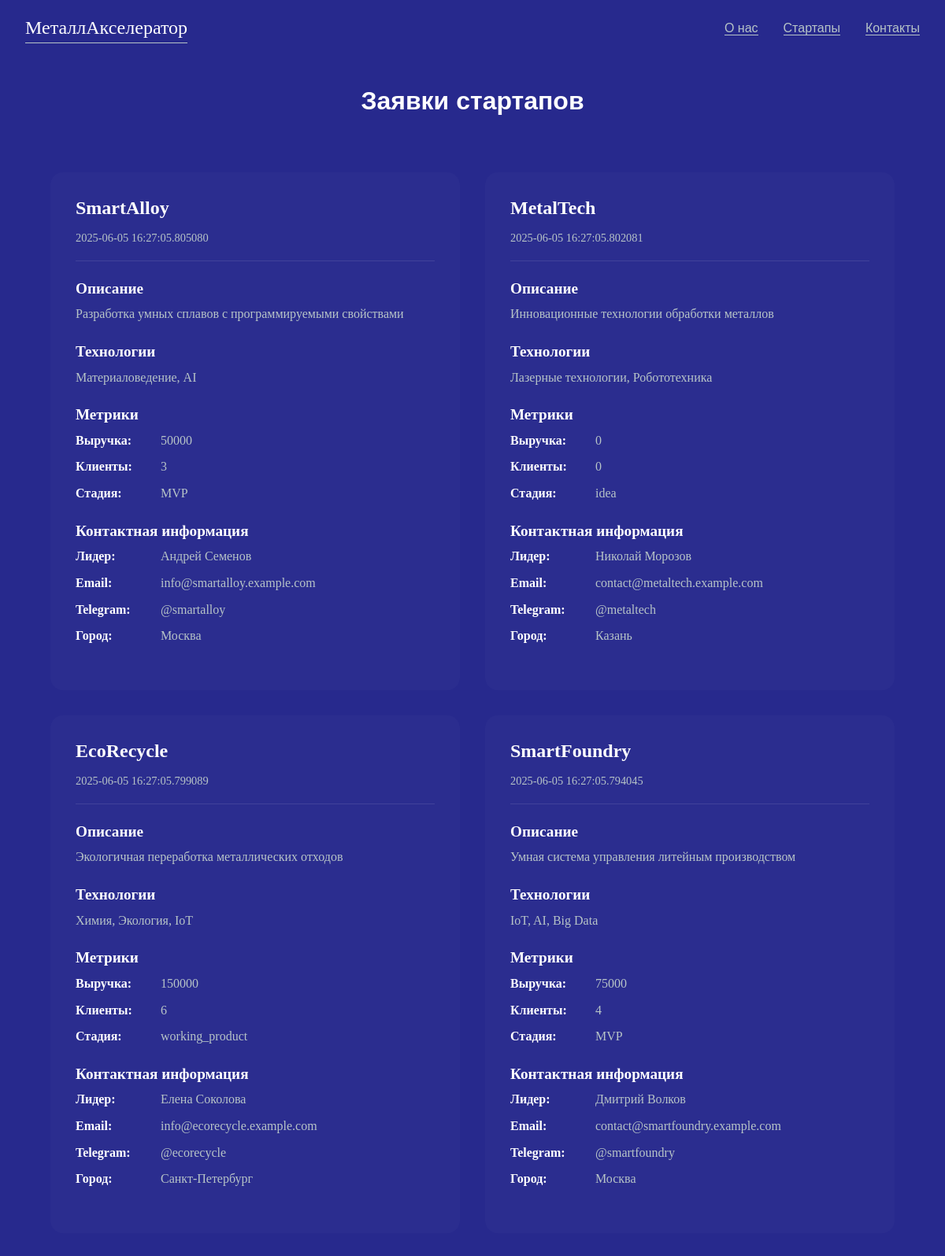
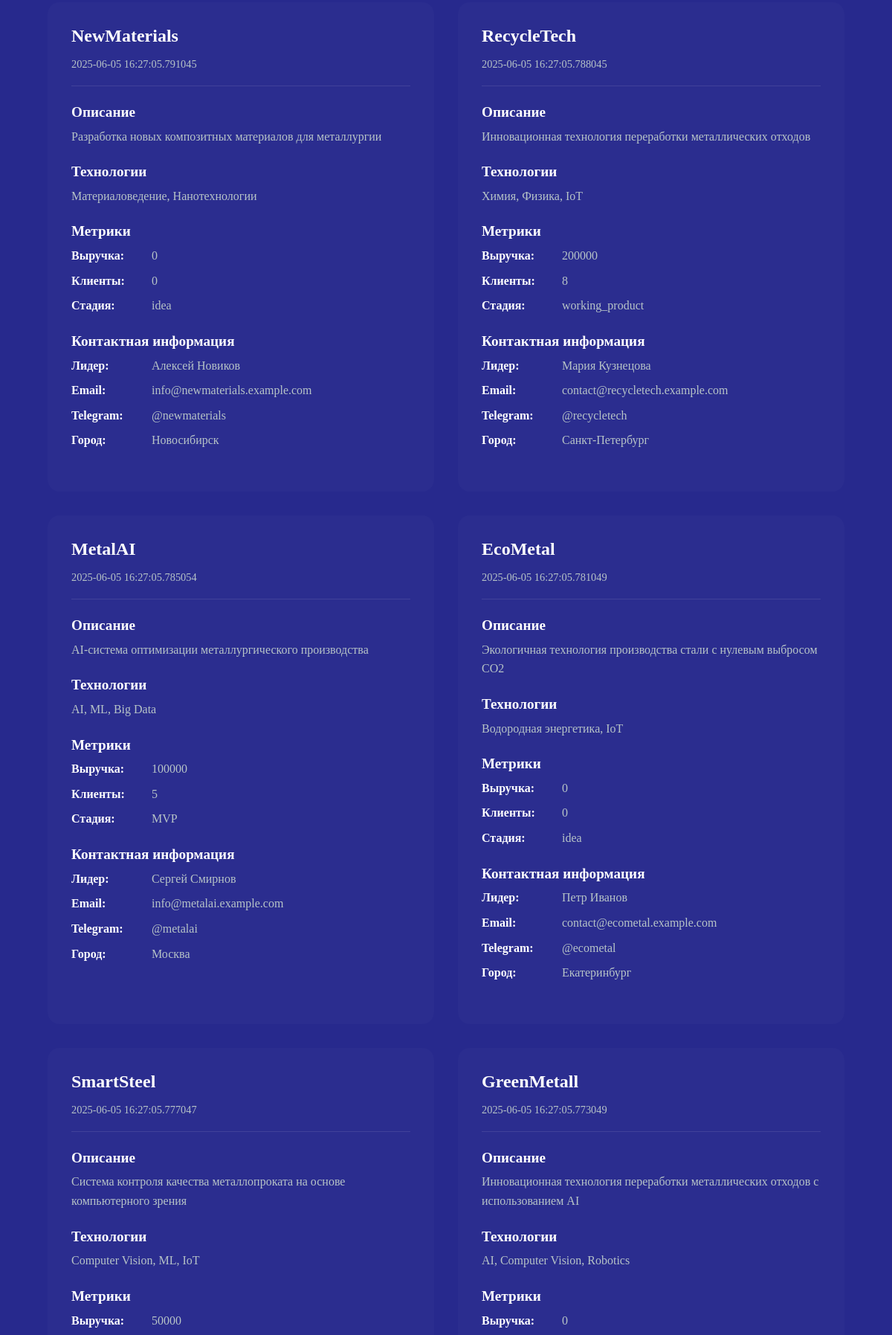
The app's page /applications (upper part) with its own data (2 pictures, top to bottom).
### models.py (models this page shows, shortened)
class StartupApplication(db.Model):
    id = db.Column(db.Integer, primary_key=True)
    created_at = db.Column(db.DateTime, default=datetime.utcnow)
    name = db.Column(db.String(200), nullable=False)
    short_description = db.Column(db.Text, nullable=False)
    full_description = db.Column(db.Text, nullable=False)
    market_segment = db.Column(db.String(200))
    key_technologies = db.Column(db.Text, nullable=False)
    project_stage = db.Column(db.String(100), nullable=False)  # idea, MVP, working product
    target_market = db.Column(db.Text, nullable=False)
    competitors = db.Column(db.Text, nullable=False)
    monthly_revenue = db.Column(db.String(100), nullable=False)
    customers_count = db.Column(db.String(100), nullable=False)
    website = db.Column(db.String(200))
    investment_request = db.Column(db.Text, nullable=False)
    investment_amount = db.Column(db.Float, nullable=False)  # Required investment amount
    investment_raised = db.Column(db.Float, default=0.0)  # Amount raised so far
    email = db.Column(db.String(100), nullable=False)
    leader_name = db.Column(db.String(200), nullable=False)
    telegram = db.Column(db.String(100), nullable=False)
    phone = db.Column(db.String(20), nullable=False)
    city = db.Column(db.String(100), nullable=False)
    inn = db.Column(db.String(20), nullable=False)
    source = db.Column(db.String(200), nullable=False)
    logo_url = db.Column(db.String(500))  # URL to startup logo
    geography = db.Column(db.String(200))  # Geographic location
    tags = db.relationship('Tag', secondary=startup_tags, lazy='subquery',
                          backref=db.backref('startups', lazy=True))

### app.py (the view)
@app.route('/applications')
def applications():
    applications = StartupApplication.query.order_by(StartupApplication.created_at.desc()).all()
    return render_template('applications.html', applications=applications)

### templates/applications.html (shortened to what this page needs)
<!DOCTYPE html>
<html lang="ru">
<head>
    <link rel="stylesheet" href="{{ url_for('static', filename='css/style.css') }}">
    <link rel="stylesheet" href="{{ url_for('static', filename='css/applications.css') }}">
</head>
<body>
    <header>
        <nav>
            <a href="/" class="logo">МеталлАкселератор</a>
            <ul>
                <li><a href="/#about">О нас</a></li>
                <li><a href="/#startups">Стартапы</a></li>
                <li><a href="/#contact">Контакты</a></li>
            </ul>
        </nav>
    </header>
    <main class="applications-page">
        <div class="applications-container">
            <h1>Заявки стартапов</h1>
            <div class="applications-grid">
                {% for application in applications %}
                <div class="application-card">
                    <div class="application-header">
                        <h2>{{ application.name }}</h2>
                        <span class="application-date">{{ application.created_at }}</span>
                    </div>
                    <div class="application-content">
                        <div class="application-section">
                            <h3>Описание</h3>
                            <p>{{ application.short_description }}</p>
                        </div>
                        <div class="application-section">
                            <h3>Технологии</h3>
                            <p>{{ application.key_technologies }}</p>
                        </div>
                        <div class="application-section">
                            <h3>Метрики</h3>
                            <ul>
                                <li><strong>Выручка:</strong> {{ application.monthly_revenue }}</li>
                                <li><strong>Клиенты:</strong> {{ application.customers_count }}</li>
                                <li><strong>Стадия:</strong> {{ application.project_stage }}</li>
                            </ul>
                        </div>
                        <div class="application-section">
                            <h3>Контактная информация</h3>
                            <ul>
                                <li><strong>Лидер:</strong> {{ application.leader_name }}</li>
                                <li><strong>Email:</strong> {{ application.email }}</li>
                                <li><strong>Telegram:</strong> {{ application.telegram }}</li>
                                <li><strong>Город:</strong> {{ application.city }}</li>
                            </ul>
                        </div>
                    </div>
                </div>
                {% endfor %}
            </div>
        </div>
    </main>
</body>
</html>

### static/css/style.css (style rules this page uses)
* { box-sizing: border-box; margin: 0; padding: 0; }
body { color: #fff; font-family: 'SoyuzGrotesk', Arial, Helvetica, sans-serif; line-height: 1.6; background: #27298d; }
header { width: 100%; padding: 1rem 2rem; background-color: #27298d; }
nav { display: flex; justify-content: space-between; align-items: center; max-width: 1280px; margin: 0 auto; }
.logo { color: #fff; font-family: 'SoyuzGrotesk'; font-size: 1.5em; text-decoration: none; transition: color 0.3s ease-out; }
nav ul { display: flex; gap: 2rem; list-style: none; }
nav a { border-bottom: 1px solid #B7C4C7; color: #B7C4C7; text-decoration: none; transition: opacity 0.3s; }
main { padding: 0 4em; overflow: hidden; }
h2 { margin-bottom: 0.25em; font-family: 'SoyuzGrotesk'; font-size: 3.5em; line-height: 1.1; }
h3 { margin-bottom: 0.25em; font-family: 'SoyuzGrotesk'; font-size: 3em; line-height: 1.1; }

### static/css/applications.css (style rules this page uses)
.applications-page { padding: 2em 4em; min-height: 100vh; }
.applications-container { max-width: 1200px; margin: 0 auto; }
.applications-container h1 { text-align: center; margin-bottom: 2em; }
.applications-grid { display: grid; grid-template-columns: repeat(auto-fit, minmax(350px, 1fr)); gap: 2em; }
.application-card { background: rgba(255, 255, 255, 0.02); border-radius: 16px; padding: 2em; transition: transform 0.3s ease-out, background-color 0.3s ease-out; }
.application-header { margin-bottom: 1.5em; padding-bottom: 1em; border-bottom: 1px solid rgba(255, 255, 255, 0.1); }
.application-header h2 { font-size: 1.5em; margin-bottom: 0.5em; color: #fff; }
.application-date { font-family: 'InterRegular'; color: #B7C4C7; font-size: 0.9em; }
.application-section { margin-bottom: 1.5em; }
.application-section h3 { font-family: 'SoyuzGrotesk'; font-size: 1.2em; color: #fff; margin-bottom: 0.5em; }
.application-section p { font-family: 'InterRegular'; color: #B7C4C7; line-height: 1.6; }
.application-section ul { list-style: none; padding: 0; }
.application-section li { font-family: 'InterRegular'; color: #B7C4C7; margin-bottom: 0.5em; display: flex; gap: 0.5em; }
.application-section li strong { color: #fff; min-width: 100px; }

### records on screen
StartupApplication: name "SmartAlloy", created_at "2025-06-05 16:27:05.805080", short_description "Разработка умных сплавов с программируемыми свойствами", key_technologies "Материаловедение, AI", monthly_revenue "50000", customers_count "3", project_stage "MVP", leader_name "Андрей Семенов", email "info@smartalloy.example.com", telegram "@smartalloy", city "Москва"
StartupApplication: name "MetalTech", created_at "2025-06-05 16:27:05.802081", short_description "Инновационные технологии обработки металлов", key_technologies "Лазерные технологии, Робототехника", monthly_revenue "0", customers_count "0", project_stage "idea", leader_name "Николай Морозов", email "contact@metaltech.example.com", telegram "@metaltech", city "Казань"
StartupApplication: name "EcoRecycle", created_at "2025-06-05 16:27:05.799089", short_description "Экологичная переработка металлических отходов", key_technologies "Химия, Экология, IoT", monthly_revenue "150000", customers_count "6", project_stage "working_product", leader_name "Елена Соколова", email "info@ecorecycle.example.com", telegram "@ecorecycle", city "Санкт-Петербург"
StartupApplication: name "SmartFoundry", created_at "2025-06-05 16:27:05.794045", short_description "Умная система управления литейным производством", key_technologies "IoT, AI, Big Data", monthly_revenue "75000", customers_count "4", project_stage "MVP", leader_name "Дмитрий Волков", email "contact@smartfoundry.example.com", telegram "@smartfoundry", city "Москва"
StartupApplication: name "NewMaterials", created_at "2025-06-05 16:27:05.791045", short_description "Разработка новых композитных материалов для металлургии", key_technologies "Материаловедение, Нанотехнологии", monthly_revenue "0", customers_count "0", project_stage "idea", leader_name "Алексей Новиков", email "info@newmaterials.example.com", telegram "@newmaterials", city "Новосибирск"
StartupApplication: name "RecycleTech", created_at "2025-06-05 16:27:05.788045", short_description "Инновационная технология переработки металлических отходов", key_technologies "Химия, Физика, IoT", monthly_revenue "200000", customers_count "8", project_stage "working_product", leader_name "Мария Кузнецова", email "contact@recycletech.example.com", telegram "@recycletech", city "Санкт-Петербург"
StartupApplication: name "MetalAI", created_at "2025-06-05 16:27:05.785054", short_description "AI-система оптимизации металлургического производства", key_technologies "AI, ML, Big Data", monthly_revenue "100000", customers_count "5", project_stage "MVP", leader_name "Сергей Смирнов", email "info@metalai.example.com", telegram "@metalai", city "Москва"
StartupApplication: name "EcoMetal", created_at "2025-06-05 16:27:05.781049", short_description "Экологичная технология производства стали с нулевым выбросом CO2", key_technologies "Водородная энергетика, IoT", monthly_revenue "0", customers_count "0", project_stage "idea", leader_name "Петр Иванов", email "contact@ecometal.example.com", telegram "@ecometal", city "Екатеринбург"
StartupApplication: name "SmartSteel", created_at "2025-06-05 16:27:05.777047", short_description "Система контроля качества металлопроката на основе компьютерного зрения", key_technologies "Computer Vision, ML, IoT", monthly_revenue "50000"
StartupApplication: name "GreenMetall", created_at "2025-06-05 16:27:05.773049", short_description "Инновационная технология переработки металлических отходов с использованием AI", key_technologies "AI, Computer Vision, Robotics", monthly_revenue "0"
